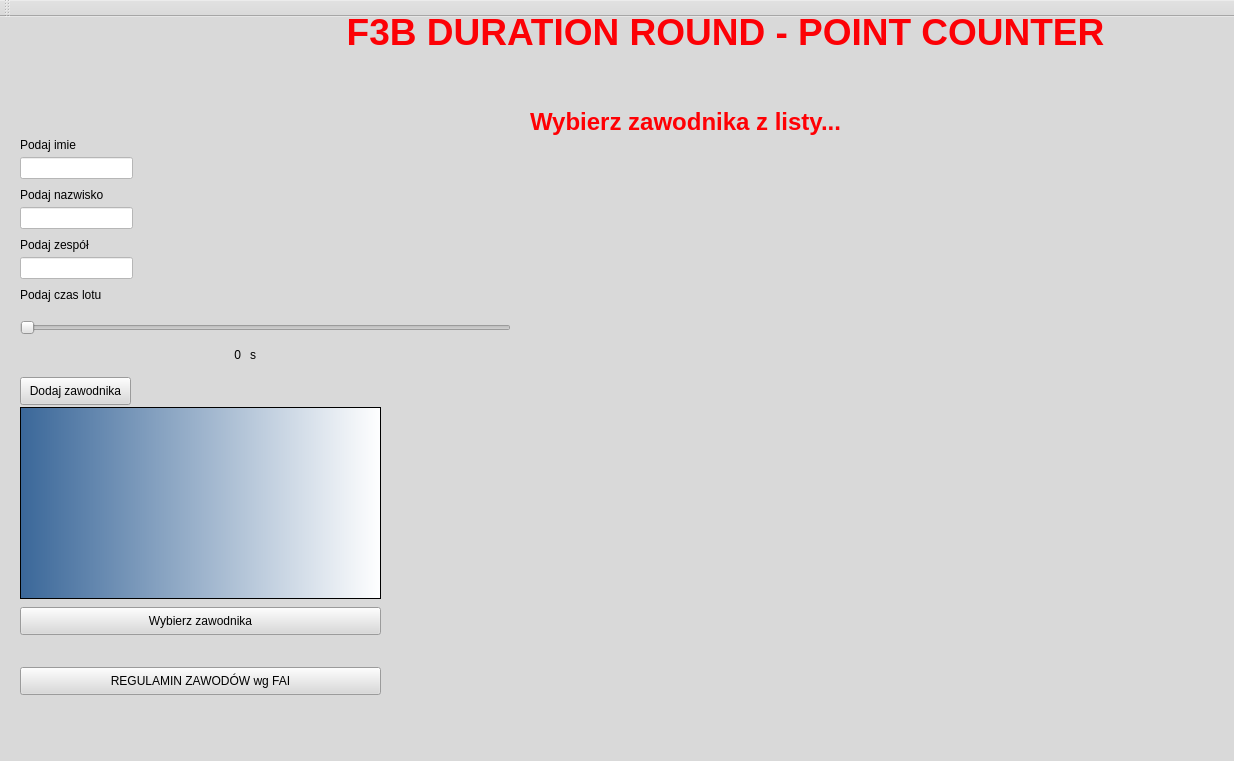
<?xml version="1.0" encoding="UTF-8"?>
<ui version="4.0">
 <class>MainWindow</class>
 <widget class="QMainWindow" name="MainWindow">
  <property name="geometry">
   <rect>
    <x>0</x>
    <y>0</y>
    <width>1234</width>
    <height>761</height>
   </rect>
  </property>
  <property name="windowTitle">
   <string>F3B Duration rount - point counter</string>
  </property>
  <property name="autoFillBackground">
   <bool>false</bool>
  </property>
  <property name="styleSheet">
   <string notr="true">background-color: rgb(217, 217, 217);</string>
  </property>
  <widget class="QWidget" name="centralWidget">
   <widget class="QLabel" name="label_imie">
    <property name="geometry">
     <rect>
      <x>20</x>
      <y>120</y>
      <width>101</width>
      <height>16</height>
     </rect>
    </property>
    <property name="text">
     <string>Podaj imie</string>
    </property>
   </widget>
   <widget class="QLineEdit" name="lineEdit_imie">
    <property name="geometry">
     <rect>
      <x>20</x>
      <y>140</y>
      <width>113</width>
      <height>22</height>
     </rect>
    </property>
    <property name="styleSheet">
     <string notr="true">background-color: rgb(255, 255, 255);</string>
    </property>
   </widget>
   <widget class="QLabel" name="label_nazwisko">
    <property name="geometry">
     <rect>
      <x>20</x>
      <y>170</y>
      <width>101</width>
      <height>16</height>
     </rect>
    </property>
    <property name="text">
     <string>Podaj nazwisko</string>
    </property>
   </widget>
   <widget class="QLineEdit" name="lineEdit_nazwisko">
    <property name="geometry">
     <rect>
      <x>20</x>
      <y>190</y>
      <width>113</width>
      <height>22</height>
     </rect>
    </property>
    <property name="styleSheet">
     <string notr="true">background-color: rgb(255, 255, 255);</string>
    </property>
   </widget>
   <widget class="QPushButton" name="pushButton_dodaj">
    <property name="geometry">
     <rect>
      <x>20</x>
      <y>360</y>
      <width>111</width>
      <height>28</height>
     </rect>
    </property>
    <property name="text">
     <string>Dodaj zawodnika</string>
    </property>
   </widget>
   <widget class="QLabel" name="label_imie_2">
    <property name="geometry">
     <rect>
      <x>20</x>
      <y>220</y>
      <width>101</width>
      <height>16</height>
     </rect>
    </property>
    <property name="text">
     <string>Podaj zespół</string>
    </property>
   </widget>
   <widget class="QLineEdit" name="lineEdit_zespol">
    <property name="geometry">
     <rect>
      <x>20</x>
      <y>240</y>
      <width>113</width>
      <height>22</height>
     </rect>
    </property>
    <property name="styleSheet">
     <string notr="true">background-color: rgb(255, 255, 255);</string>
    </property>
   </widget>
   <widget class="QListWidget" name="listWidget_lista">
    <property name="enabled">
     <bool>true</bool>
    </property>
    <property name="geometry">
     <rect>
      <x>20</x>
      <y>390</y>
      <width>361</width>
      <height>192</height>
     </rect>
    </property>
    <property name="styleSheet">
     <string notr="true">background-color: qlineargradient(spread:pad, x1:0, y1:0, x2:1, y2:0, stop:0 rgba(58, 103, 153, 255), stop:1 rgba(255, 255, 255, 255));</string>
    </property>
   </widget>
   <widget class="QPushButton" name="pushButton_wybierz">
    <property name="geometry">
     <rect>
      <x>20</x>
      <y>590</y>
      <width>361</width>
      <height>28</height>
     </rect>
    </property>
    <property name="text">
     <string>Wybierz zawodnika</string>
    </property>
   </widget>
   <widget class="QLabel" name="label_zawodnik">
    <property name="geometry">
     <rect>
      <x>530</x>
      <y>80</y>
      <width>651</width>
      <height>51</height>
     </rect>
    </property>
    <property name="styleSheet">
     <string notr="true">color: rgb(255, 0, 4);</string>
    </property>
    <property name="text">
     <string>&lt;html&gt;&lt;head/&gt;&lt;body&gt;&lt;p&gt;&lt;span style=&quot; font-size:18pt; font-weight:600;&quot;&gt;Wybierz zawodnika z listy...&lt;/span&gt;&lt;/p&gt;&lt;/body&gt;&lt;/html&gt;</string>
    </property>
    <property name="textFormat">
     <enum>Qt::AutoText</enum>
    </property>
   </widget>
   <widget class="QLabel" name="label">
    <property name="geometry">
     <rect>
      <x>220</x>
      <y>-10</y>
      <width>1011</width>
      <height>51</height>
     </rect>
    </property>
    <property name="text">
     <string>&lt;!DOCTYPE HTML PUBLIC &quot;-//W3C//DTD HTML 4.0//EN&quot; &quot;http://www.w3.org/TR/REC-html40/strict.dtd&quot;&gt;
&lt;html&gt;&lt;head&gt;&lt;meta name=&quot;qrichtext&quot; content=&quot;1&quot; /&gt;&lt;style type=&quot;text/css&quot;&gt;
p, li { white-space: pre-wrap; }
&lt;/style&gt;&lt;/head&gt;&lt;body style=&quot; font-family:'MS Shell Dlg 2'; font-size:8pt; font-weight:400; font-style:normal;&quot;&gt;
&lt;p align=&quot;center&quot; style=&quot; margin-top:12px; margin-bottom:12px; margin-left:0px; margin-right:0px; -qt-block-indent:0; text-indent:0px;&quot;&gt;&lt;span style=&quot; font-size:28pt; font-weight:600; color:#fc0106;&quot;&gt;F3B DURATION ROUND - POINT COUNTER&lt;/span&gt;&lt;/p&gt;&lt;/body&gt;&lt;/html&gt;</string>
    </property>
   </widget>
   <widget class="QLabel" name="label_model">
    <property name="enabled">
     <bool>true</bool>
    </property>
    <property name="geometry">
     <rect>
      <x>0</x>
      <y>-10</y>
      <width>221</width>
      <height>131</height>
     </rect>
    </property>
    <property name="styleSheet">
     <string notr="true"/>
    </property>
    <property name="text">
     <string/>
    </property>
    <property name="pixmap">
     <pixmap resource="Zdjecia.qrc">:/pic/f3b.png</pixmap>
    </property>
   </widget>
   <widget class="QSlider" name="horizontalSlider">
    <property name="geometry">
     <rect>
      <x>20</x>
      <y>300</y>
      <width>491</width>
      <height>22</height>
     </rect>
    </property>
    <property name="styleSheet">
     <string notr="true">color: rgb(255, 3, 7);</string>
    </property>
    <property name="maximum">
     <number>300</number>
    </property>
    <property name="orientation">
     <enum>Qt::Horizontal</enum>
    </property>
   </widget>
   <widget class="QLabel" name="label_czas">
    <property name="geometry">
     <rect>
      <x>140</x>
      <y>330</y>
      <width>101</width>
      <height>16</height>
     </rect>
    </property>
    <property name="text">
     <string>&lt;html&gt;&lt;head/&gt;&lt;body&gt;&lt;p align=&quot;right&quot;&gt;0&lt;/p&gt;&lt;/body&gt;&lt;/html&gt;</string>
    </property>
   </widget>
   <widget class="QLabel" name="label_warun">
    <property name="geometry">
     <rect>
      <x>50</x>
      <y>630</y>
      <width>301</width>
      <height>16</height>
     </rect>
    </property>
    <property name="text">
     <string/>
    </property>
   </widget>
   <widget class="QLabel" name="label_2">
    <property name="geometry">
     <rect>
      <x>250</x>
      <y>330</y>
      <width>16</width>
      <height>16</height>
     </rect>
    </property>
    <property name="text">
     <string>s</string>
    </property>
   </widget>
   <widget class="QLabel" name="label_imie_3">
    <property name="geometry">
     <rect>
      <x>20</x>
      <y>270</y>
      <width>101</width>
      <height>16</height>
     </rect>
    </property>
    <property name="text">
     <string>Podaj czas lotu</string>
    </property>
   </widget>
   <widget class="QLabel" name="label_czaslot">
    <property name="geometry">
     <rect>
      <x>540</x>
      <y>160</y>
      <width>271</width>
      <height>41</height>
     </rect>
    </property>
    <property name="styleSheet">
     <string notr="true">color: rgb(31, 0, 209);</string>
    </property>
    <property name="text">
     <string/>
    </property>
   </widget>
   <widget class="QLabel" name="label_punktlot">
    <property name="geometry">
     <rect>
      <x>840</x>
      <y>160</y>
      <width>281</width>
      <height>41</height>
     </rect>
    </property>
    <property name="styleSheet">
     <string notr="true">color: rgb(31, 0, 209);</string>
    </property>
    <property name="text">
     <string/>
    </property>
   </widget>
   <widget class="QPushButton" name="pushButton">
    <property name="geometry">
     <rect>
      <x>20</x>
      <y>650</y>
      <width>361</width>
      <height>28</height>
     </rect>
    </property>
    <property name="text">
     <string>REGULAMIN ZAWODÓW wg FAI</string>
    </property>
   </widget>
   <widget class="QLabel" name="label_4">
    <property name="geometry">
     <rect>
      <x>1150</x>
      <y>590</y>
      <width>111</width>
      <height>151</height>
     </rect>
    </property>
    <property name="text">
     <string/>
    </property>
    <property name="pixmap">
     <pixmap resource="Zdjecia.qrc">:/pic/fai.jpg</pixmap>
    </property>
   </widget>
   <widget class="QLabel" name="label_3">
    <property name="geometry">
     <rect>
      <x>410</x>
      <y>340</y>
      <width>291</width>
      <height>391</height>
     </rect>
    </property>
    <property name="text">
     <string/>
    </property>
    <property name="pixmap">
     <pixmap resource="Zdjecia.qrc">:/pic/moooodeeel.png</pixmap>
    </property>
   </widget>
  </widget>
  <widget class="QToolBar" name="mainToolBar">
   <attribute name="toolBarArea">
    <enum>TopToolBarArea</enum>
   </attribute>
   <attribute name="toolBarBreak">
    <bool>false</bool>
   </attribute>
  </widget>
  <widget class="QStatusBar" name="statusBar"/>
 </widget>
 <layoutdefault spacing="6" margin="11"/>
 <resources>
  <include location="Zdjecia.qrc"/>
 </resources>
 <connections/>
</ui>
